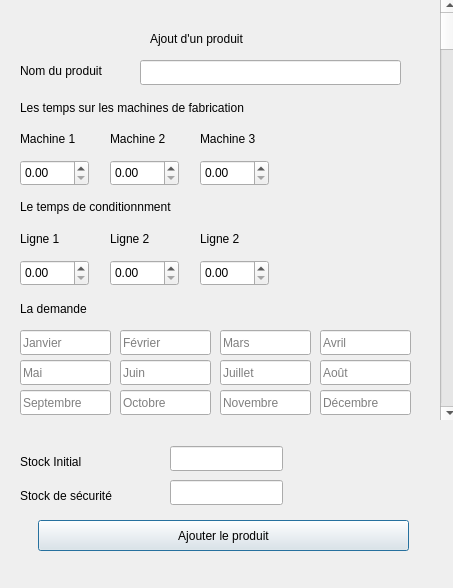
<?xml version="1.0" encoding="UTF-8"?>
<ui version="4.0">
 <class>prod_carac</class>
 <widget class="QDialog" name="prod_carac">
  <property name="geometry">
   <rect>
    <x>0</x>
    <y>0</y>
    <width>453</width>
    <height>588</height>
   </rect>
  </property>
  <property name="windowTitle">
   <string>Dialog</string>
  </property>
  <widget class="QLabel" name="label">
   <property name="geometry">
    <rect>
     <x>150</x>
     <y>30</y>
     <width>131</width>
     <height>17</height>
    </rect>
   </property>
   <property name="text">
    <string>Ajout d'un produit</string>
   </property>
  </widget>
  <widget class="QLabel" name="label_2">
   <property name="geometry">
    <rect>
     <x>20</x>
     <y>60</y>
     <width>141</width>
     <height>21</height>
    </rect>
   </property>
   <property name="text">
    <string>Nom du produit</string>
   </property>
  </widget>
  <widget class="QLabel" name="label_3">
   <property name="geometry">
    <rect>
     <x>20</x>
     <y>100</y>
     <width>291</width>
     <height>16</height>
    </rect>
   </property>
   <property name="text">
    <string>Les temps sur les machines de fabrication</string>
   </property>
  </widget>
  <widget class="QDoubleSpinBox" name="doubleSpinBox">
   <property name="geometry">
    <rect>
     <x>20</x>
     <y>160</y>
     <width>69</width>
     <height>26</height>
    </rect>
   </property>
  </widget>
  <widget class="QDoubleSpinBox" name="doubleSpinBox_2">
   <property name="geometry">
    <rect>
     <x>110</x>
     <y>160</y>
     <width>69</width>
     <height>26</height>
    </rect>
   </property>
  </widget>
  <widget class="QDoubleSpinBox" name="doubleSpinBox_3">
   <property name="geometry">
    <rect>
     <x>200</x>
     <y>160</y>
     <width>69</width>
     <height>26</height>
    </rect>
   </property>
  </widget>
  <widget class="QLabel" name="label_4">
   <property name="geometry">
    <rect>
     <x>20</x>
     <y>130</y>
     <width>67</width>
     <height>17</height>
    </rect>
   </property>
   <property name="text">
    <string>Machine 1</string>
   </property>
  </widget>
  <widget class="QLabel" name="label_5">
   <property name="geometry">
    <rect>
     <x>110</x>
     <y>130</y>
     <width>67</width>
     <height>17</height>
    </rect>
   </property>
   <property name="text">
    <string>Machine 2</string>
   </property>
  </widget>
  <widget class="QLabel" name="label_6">
   <property name="geometry">
    <rect>
     <x>200</x>
     <y>130</y>
     <width>67</width>
     <height>17</height>
    </rect>
   </property>
   <property name="text">
    <string>Machine 3</string>
   </property>
  </widget>
  <widget class="QScrollBar" name="verticalScrollBar">
   <property name="geometry">
    <rect>
     <x>440</x>
     <y>-1</y>
     <width>20</width>
     <height>421</height>
    </rect>
   </property>
   <property name="orientation">
    <enum>Qt::Vertical</enum>
   </property>
  </widget>
  <widget class="QLabel" name="label_7">
   <property name="geometry">
    <rect>
     <x>20</x>
     <y>197</y>
     <width>201</width>
     <height>20</height>
    </rect>
   </property>
   <property name="text">
    <string>Le temps de conditionnment</string>
   </property>
  </widget>
  <widget class="QDoubleSpinBox" name="doubleSpinBox_4">
   <property name="geometry">
    <rect>
     <x>20</x>
     <y>260</y>
     <width>69</width>
     <height>26</height>
    </rect>
   </property>
  </widget>
  <widget class="QDoubleSpinBox" name="doubleSpinBox_5">
   <property name="geometry">
    <rect>
     <x>110</x>
     <y>260</y>
     <width>69</width>
     <height>26</height>
    </rect>
   </property>
  </widget>
  <widget class="QDoubleSpinBox" name="doubleSpinBox_6">
   <property name="geometry">
    <rect>
     <x>200</x>
     <y>260</y>
     <width>69</width>
     <height>26</height>
    </rect>
   </property>
  </widget>
  <widget class="QLabel" name="label_8">
   <property name="geometry">
    <rect>
     <x>20</x>
     <y>230</y>
     <width>67</width>
     <height>17</height>
    </rect>
   </property>
   <property name="text">
    <string>Ligne 1</string>
   </property>
  </widget>
  <widget class="QLabel" name="label_9">
   <property name="geometry">
    <rect>
     <x>110</x>
     <y>230</y>
     <width>67</width>
     <height>17</height>
    </rect>
   </property>
   <property name="text">
    <string>Ligne 2</string>
   </property>
  </widget>
  <widget class="QLabel" name="label_10">
   <property name="geometry">
    <rect>
     <x>200</x>
     <y>230</y>
     <width>67</width>
     <height>17</height>
    </rect>
   </property>
   <property name="text">
    <string>Ligne 2</string>
   </property>
  </widget>
  <widget class="QLabel" name="label_11">
   <property name="geometry">
    <rect>
     <x>20</x>
     <y>300</y>
     <width>91</width>
     <height>17</height>
    </rect>
   </property>
   <property name="text">
    <string>La demande</string>
   </property>
  </widget>
  <widget class="QLineEdit" name="lineEdit_2">
   <property name="geometry">
    <rect>
     <x>120</x>
     <y>330</y>
     <width>91</width>
     <height>25</height>
    </rect>
   </property>
   <property name="placeholderText">
    <string>Février</string>
   </property>
  </widget>
  <widget class="QLineEdit" name="lineEdit_3">
   <property name="geometry">
    <rect>
     <x>220</x>
     <y>330</y>
     <width>91</width>
     <height>25</height>
    </rect>
   </property>
   <property name="placeholderText">
    <string>Mars</string>
   </property>
  </widget>
  <widget class="QLineEdit" name="lineEdit_4">
   <property name="geometry">
    <rect>
     <x>320</x>
     <y>330</y>
     <width>91</width>
     <height>25</height>
    </rect>
   </property>
   <property name="placeholderText">
    <string>Avril</string>
   </property>
  </widget>
  <widget class="QLineEdit" name="lineEdit_5">
   <property name="geometry">
    <rect>
     <x>120</x>
     <y>360</y>
     <width>91</width>
     <height>25</height>
    </rect>
   </property>
   <property name="placeholderText">
    <string>Juin</string>
   </property>
  </widget>
  <widget class="QLineEdit" name="lineEdit_6">
   <property name="geometry">
    <rect>
     <x>20</x>
     <y>360</y>
     <width>91</width>
     <height>25</height>
    </rect>
   </property>
   <property name="text">
    <string/>
   </property>
   <property name="placeholderText">
    <string>Mai</string>
   </property>
  </widget>
  <widget class="QLineEdit" name="lineEdit_7">
   <property name="geometry">
    <rect>
     <x>320</x>
     <y>360</y>
     <width>91</width>
     <height>25</height>
    </rect>
   </property>
   <property name="placeholderText">
    <string>Août</string>
   </property>
  </widget>
  <widget class="QLineEdit" name="lineEdit_8">
   <property name="geometry">
    <rect>
     <x>220</x>
     <y>360</y>
     <width>91</width>
     <height>25</height>
    </rect>
   </property>
   <property name="placeholderText">
    <string>Juillet</string>
   </property>
  </widget>
  <widget class="QLineEdit" name="lineEdit_9">
   <property name="geometry">
    <rect>
     <x>120</x>
     <y>390</y>
     <width>91</width>
     <height>25</height>
    </rect>
   </property>
   <property name="placeholderText">
    <string>Octobre</string>
   </property>
  </widget>
  <widget class="QLineEdit" name="lineEdit_10">
   <property name="geometry">
    <rect>
     <x>20</x>
     <y>390</y>
     <width>91</width>
     <height>25</height>
    </rect>
   </property>
   <property name="placeholderText">
    <string>Septembre</string>
   </property>
  </widget>
  <widget class="QLineEdit" name="lineEdit_11">
   <property name="geometry">
    <rect>
     <x>320</x>
     <y>390</y>
     <width>91</width>
     <height>25</height>
    </rect>
   </property>
   <property name="placeholderText">
    <string>Décembre</string>
   </property>
  </widget>
  <widget class="QLineEdit" name="lineEdit_12">
   <property name="geometry">
    <rect>
     <x>220</x>
     <y>390</y>
     <width>91</width>
     <height>25</height>
    </rect>
   </property>
   <property name="placeholderText">
    <string>Novembre</string>
   </property>
  </widget>
  <widget class="QLineEdit" name="lineEdit_13">
   <property name="geometry">
    <rect>
     <x>20</x>
     <y>330</y>
     <width>91</width>
     <height>25</height>
    </rect>
   </property>
   <property name="inputMask">
    <string/>
   </property>
   <property name="placeholderText">
    <string>Janvier</string>
   </property>
  </widget>
  <widget class="QLabel" name="label_12">
   <property name="geometry">
    <rect>
     <x>20</x>
     <y>446</y>
     <width>91</width>
     <height>31</height>
    </rect>
   </property>
   <property name="text">
    <string>Stock Initial</string>
   </property>
  </widget>
  <widget class="QLineEdit" name="lineEdit">
   <property name="geometry">
    <rect>
     <x>170</x>
     <y>446</y>
     <width>113</width>
     <height>25</height>
    </rect>
   </property>
  </widget>
  <widget class="QLineEdit" name="lineEdit_14">
   <property name="geometry">
    <rect>
     <x>170</x>
     <y>480</y>
     <width>113</width>
     <height>25</height>
    </rect>
   </property>
  </widget>
  <widget class="QLabel" name="label_13">
   <property name="geometry">
    <rect>
     <x>20</x>
     <y>480</y>
     <width>131</width>
     <height>31</height>
    </rect>
   </property>
   <property name="text">
    <string>Stock de sécurité</string>
   </property>
  </widget>
  <widget class="QPushButton" name="pushButton">
   <property name="geometry">
    <rect>
     <x>38</x>
     <y>520</y>
     <width>371</width>
     <height>31</height>
    </rect>
   </property>
   <property name="text">
    <string>Ajouter le produit</string>
   </property>
  </widget>
  <widget class="QLineEdit" name="lineEdit_15">
   <property name="geometry">
    <rect>
     <x>140</x>
     <y>60</y>
     <width>261</width>
     <height>25</height>
    </rect>
   </property>
  </widget>
 </widget>
 <resources/>
 <connections/>
</ui>
